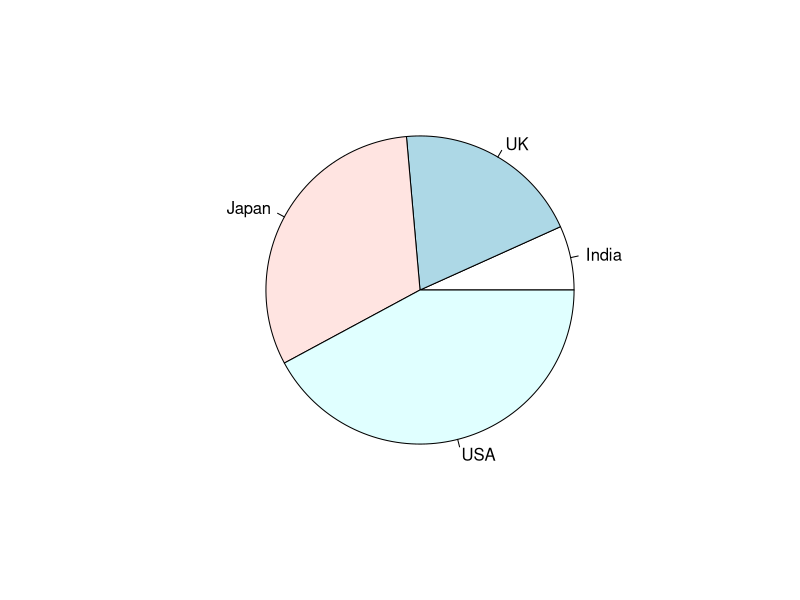
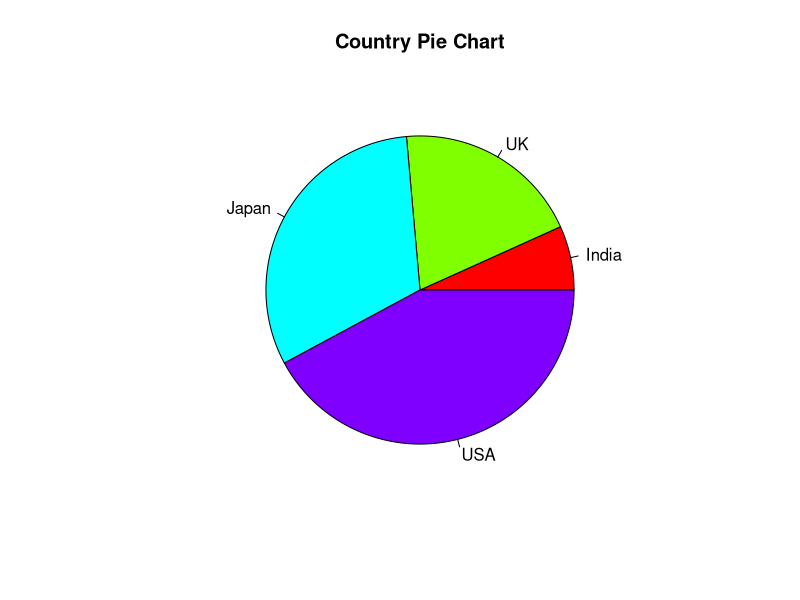
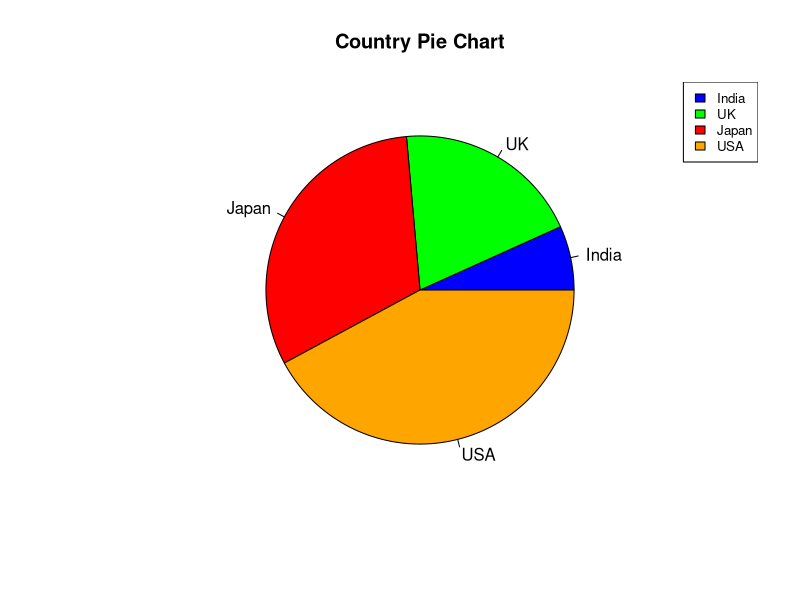
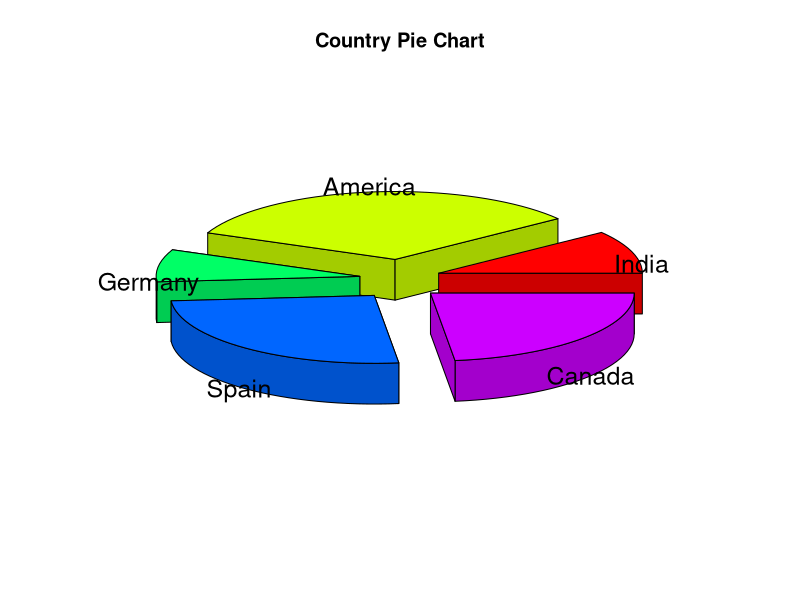
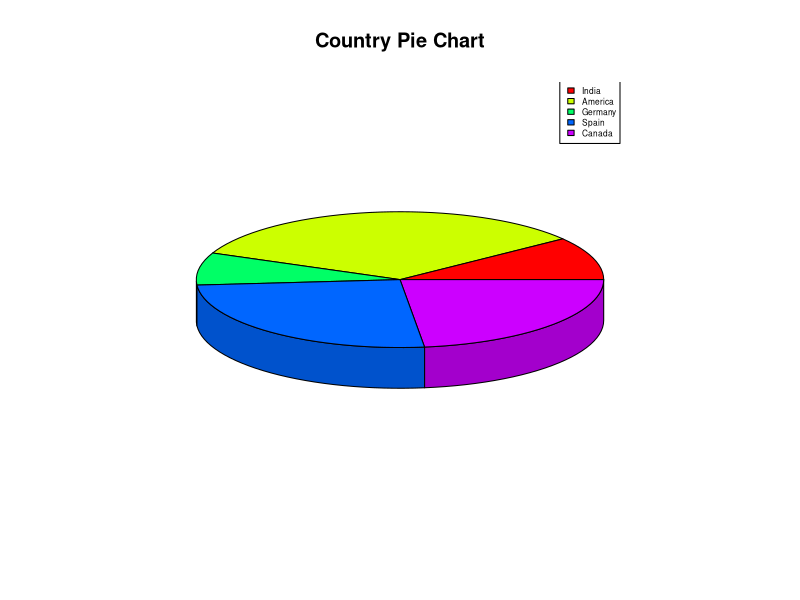

Write R code to recreate these figures, in order.
# Data Visualization

# Data visualization is an efficient technique for gaining insight about data
# through a visual medium with the help of visualization techniques,
# a human can eaily obtain information about hidden patterns in data that might be neglected.

# R Pie Charts

# Pie Chart is a representation of values in the form of slices of a circle with different colors.
# The Pie Charts are created with the help of pie() function, which takes positive numbers as vector input.

# Syntax :
# pie(X, Labels, Radius, Main, Col, Clockwise)
# Here,
# X is a vector that contains the numeric values in the pie chart.
# Labels are used to give the description to the slices.
# Main describes the title of the chart.
# Col defines the color palette.
# Clockwise is a logical value that indicates the clockwise or anti-clockwise direction in which slices are drawn.

# -------------------------------------------------------------------------------------------------------------------

# Creating data for the graph

x <- c(12,35,56,75)
labels <- c("India", "UK", "Japan", "USA")
pie(x,labels)
pie(x, labels, main="Country Pie Chart", col=rainbow(length(x)))
colors <- c("blue", "green", "red", "orange")
pie(x, labels, main="Country Pie Chart", col=colors)

# -------------------------------------------------------------------------------------------------------------------

# Slice Percentage & Chart Legend
# Syntax :
# legend(x,y=NULL,legend,fill,col,bg)
# Here,
# x and y are the coordinates to be used to position the legeng.
# legend is the text of legend.
# fill is the color to use for filling the boxes beside the legend text.
# col defines the color of line and points besides the legend text.
# bg is the backgroung colot for the legend box.

legend("topright", c("India", "UK", "Japan", "USA"), cex = 0.8, fill = colors)

# --------------------------------------------------------------------------------------------------------------------

# 3 Dimensional Pie Chart

# R provides a plotrix package whose pie3D() function is used to create an attractive 3D pie chart.
# The parameters of pie3D() function remain same as pie() function

install.packages("plotrix")
library("plotrix")

x1 <- c(20,65,15,50,45)
labels1 <- c("India", "America", "Germany", "Spain", "Canada")
pie3D(x1, labels=labels1, explode=0.2, main="Country Pie Chart", col=rainbow(length(x1)))

x2 <- c(20,65,15,50,45)
labels2 <- c("India", "America", "Germany", "Spain", "Canada")
pie_percent <- round(100*x/sum(x), 1)
pie3D(x2, main="Country Pie Chart", col = rainbow(length(x2)))
#pie3D(x2, labels=labels2, main="Country Pie Chart", col = rainbow(length(x2)))
legend("topright", c("India", "America", "Germany", "Spain", "Canada"), cex = 0.5, fill = rainbow(length(x2)))




